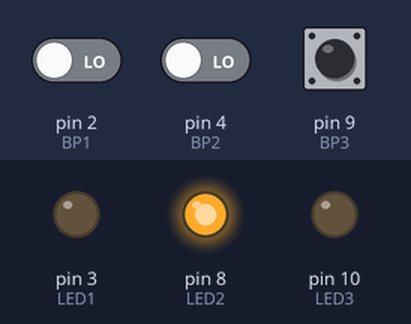
Recording of a sketch running on a simulated Arduino Uno, built with avr-gcc and run on an emulated ATmega328P. Shown: output pins drawn as LEDs (lit = HIGH). The test bench sets the inputs (shaded band); at power-on: pin 2 (BP1) LOW, pin 4 (BP2) LOW, pin 9 (BP3) HIGH.

Above: at 1.2 s.
1.3 s: pin 2 (BP1) driven HIGH
At 2.4 s:
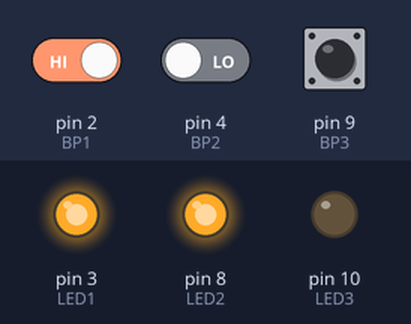
2.8 s: pin 4 (BP2) driven HIGH
At 3.5 s:
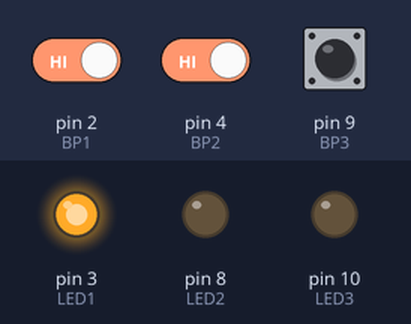
4.3 s: pin 9 (BP3) pulled LOW for 0.15 s
At 4.37 s:
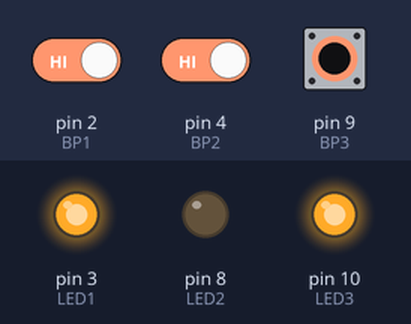
5.9 s: pin 2 (BP1) driven LOW
At 7.1 s:
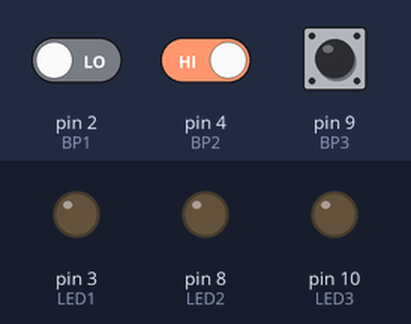
7.4 s: pin 9 (BP3) pulled LOW for 1 s
At 8.2 s:
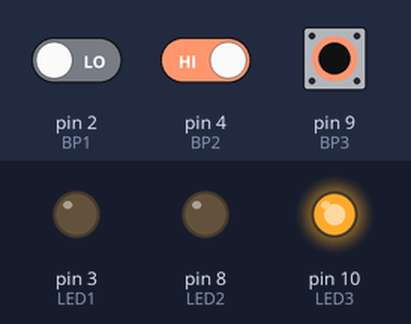
9.9 s: pin 9 (BP3) pulled LOW for 3.2 s
At 13.8 s:
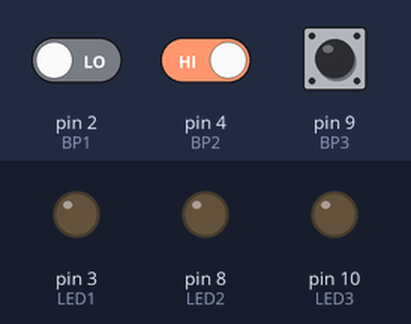
Timing chart, 0 to 15.3 s (numbered marks = the images above; inputs shaded):
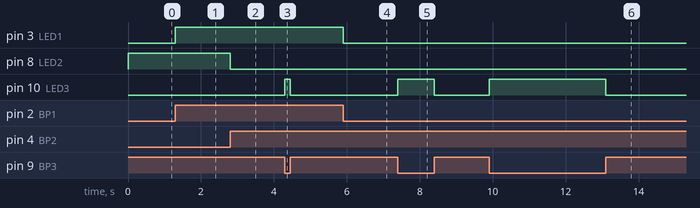

Measured:
- after the input at 1.3 s, pin 3 (LED1): LOW → HIGH at once
- after the input at 2.8 s, pin 8 (LED2): HIGH → LOW at once
- after the input at 4.3 s, pin 10 (LED3): LOW → HIGH at once, → LOW 0.15 s later
- after the input at 5.9 s, pin 3 (LED1): HIGH → LOW at once
- after the input at 7.4 s, pin 10 (LED3): LOW → HIGH at once, → LOW 1.0 s later
- after the input at 9.9 s, pin 10 (LED3): LOW → HIGH at once, → LOW 3.2 s later

The sketch:

m2026_ex6_trois_boutons.ino
```cpp
// Midterm 2 (2026), Exercice 6 : trois boutons, trois LEDs (blancs completes)
const int BP1 = 2, BP2 = 4, BP3 = 9;
const int LED1 = 3, LED2 = 8, LED3 = 10;
void setup() {
  pinMode(BP1, INPUT);          // (1) pull-down externe 10 k vers GND, bouton vers 5 V
  pinMode(BP2, INPUT);          // (2) pull-up externe 10 k vers 5 V, bouton vers GND
  pinMode(BP3, INPUT_PULLUP);   // (3) pull-up interne, bouton vers GND
  pinMode(LED1, OUTPUT); pinMode(LED2, OUTPUT); pinMode(LED3, OUTPUT);
}
void loop() {
  digitalWrite(LED1, digitalRead(BP1) == HIGH ? HIGH : LOW);   // (4) appuye = HIGH
  digitalWrite(LED2, digitalRead(BP2) == LOW  ? HIGH : LOW);   // (5) appuye = LOW
  digitalWrite(LED3, digitalRead(BP3) == LOW  ? HIGH : LOW);   // (6) appuye = LOW
}
```
